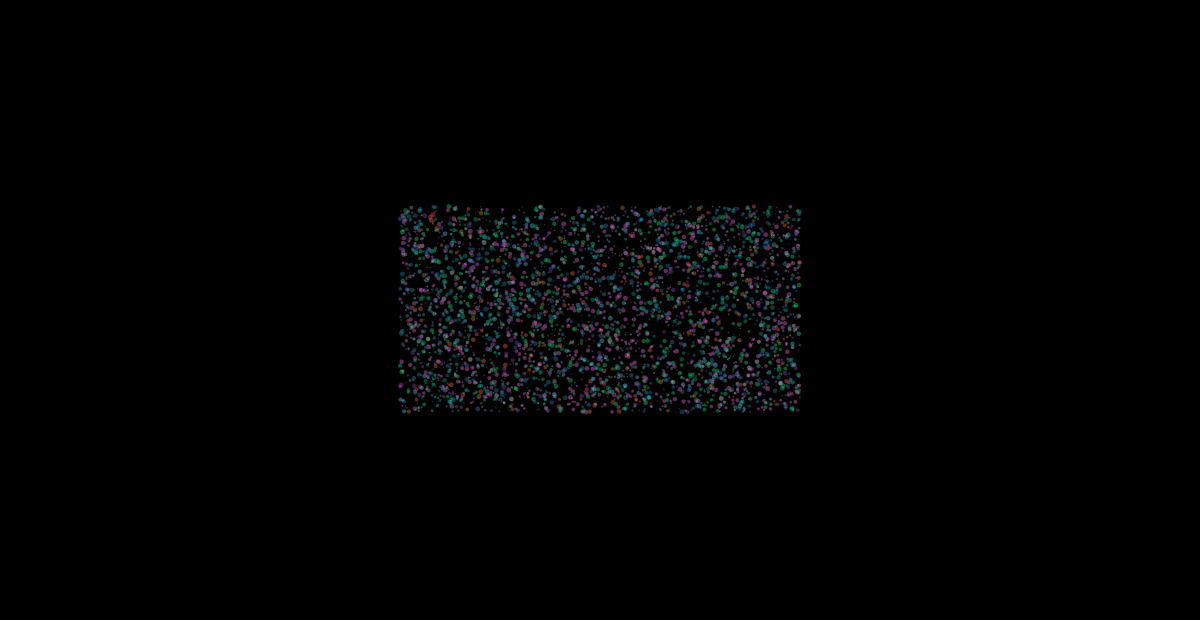
Frame 1 (no input)
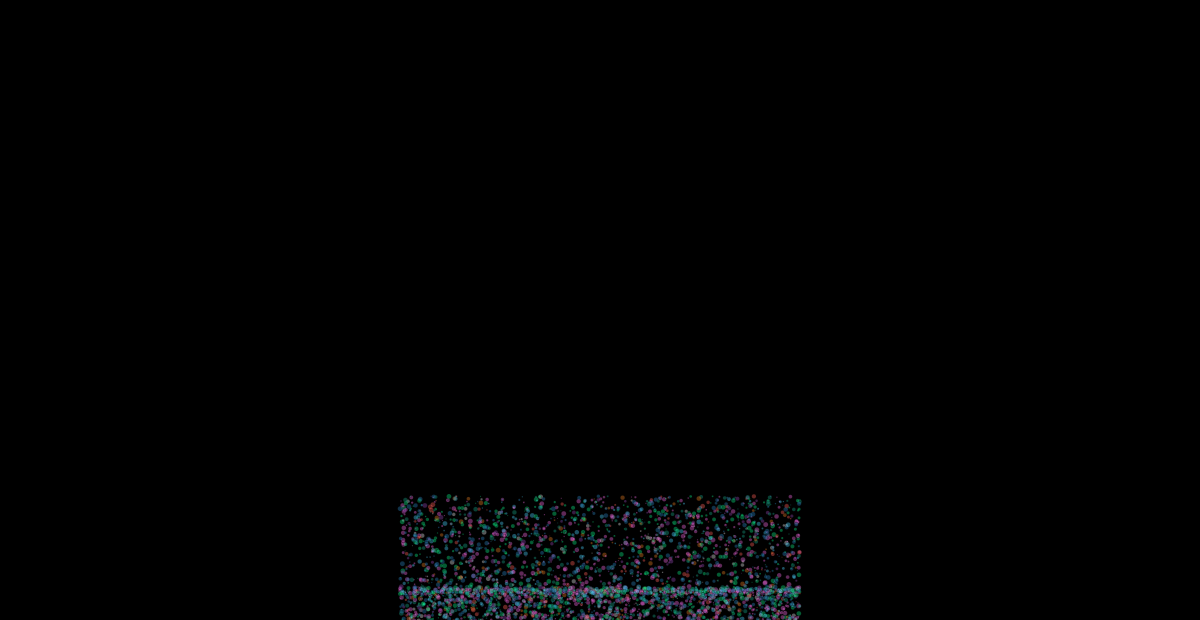
Frame 60 (the mouse pressed at the canvas centre just before this capture)
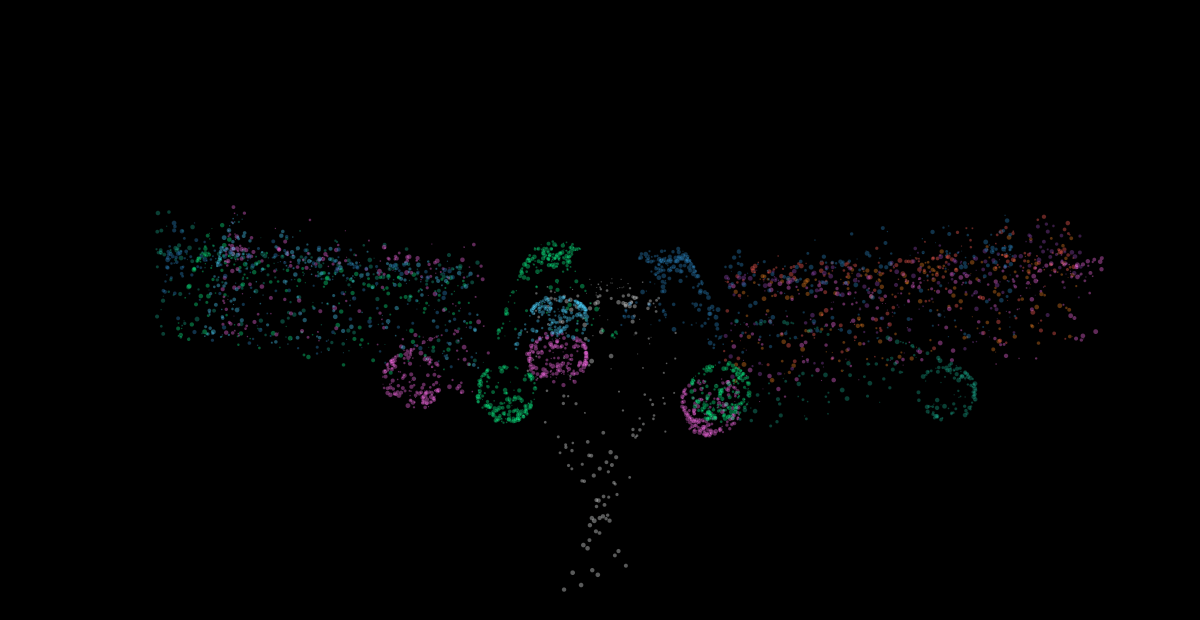
Frame 120 (the mouse held since frame 60 and released just before this capture)

The Processing sketch that drew these frames (run headless with seeded random() and noise(); from frame 60 on, the mouse is pressed at the canvas centre):

// Processing sketch: ProyectoDIP4
// ── ProyectoDIP4.pde
import java.util.Random;
Random rnd = new Random();

Ball[][] all;
PVector gravity;
float t = .4;// modifica el vector y de la gravedad
float margenDerecho; //describe el limite a la derecha
float margenIzquierdo; // describe el limite a la izquierda
float margenTop; //margen superior
float[] randX;
float[] randY;
color[] colores = {#16a085, //verde
						 #e67e22, //naranja
						 #c0392b, //rojo
						 #2980b9, //azul
						 #f1c40f, //amarillo
						 #8e44ad, //morado
						 #f368e0, //rosa
						 #ff5e57, //rojo claro
						 #0be881, //verde claro
						 #4bcffa, //azul claro
						 #f53b57 //rosa fuerte
						};

void settings() 
{
	size(1200,620);
	//fullScreen();
	margenDerecho = floor((width-width/10));
	margenIzquierdo = floor((width/10));
	margenTop = floor((height/10));
}


void setup()
{
	//........[nball][particles/ball]
	all = new Ball[20][200]; //menos part mas rapido mueve
	randX = new float[all.length];
	randY = new float[all.length];
	
	for(int i = 0; i < all.length; i++)
	{
		int index = floor(random(0, colores.length-1));
		randY[i] = 0.0;
		randX[i] = 0.0;
		for(int j = 0; j < all[0].length; j++)
		{
			switch(i)
			{
				case 0:
					all[i][j] = new Ball(#E4E5E5); // blanco grisoso
				break;
				default:
					all[i][j] = new Ball(colores[index]);
				break;
			}
		}
	}

	for(int i = 0; i < randX.length; i++)
	{
		if(i > 0)
		{
			do
			{
				println("sigo buscando");
				randY[i] = random(margenTop,height/1.5);

				randX[i] = (float) rnd.nextGaussian();
				randX[i] *= margenDerecho/margenIzquierdo;
				randX[i] += random(width/10,width-100);
			}while(abs(randX[i-1]-randX[i]) < 150 || abs(randY[i-1]-randY[i]) < 150);
		}
	}

}

void draw()
{
	background(0);
	

	for(int i = 0; i < all.length; i++)
	{
		for(Ball b : all[i])
		{
			switch(i)
			{
				case 0:
					b.centroG(mouseX, mouseY, false);
					break;
				default :
					b.centroG(randX[i], randY[i], true);
					break;     
			}
			b.move();
			b.display();
		}
	}
}

// ── Ball.pde
class Ball
{
	PVector location;
	PVector velocity;
	PVector acceleration;
	float mass;
	color c;
	PVector centro;

	Ball(color c)
	{
		location = new PVector(random(width/3) + width/3,random(height/3) + height/3);
		velocity = new PVector(0,0);
		acceleration = new PVector(0,0);
		mass = random(1,5);
		this.c = c;
	}

	void move()
	{
		//acceleration.x = constrain(acceleration.x,-1,1);
		//acceleration.y = constrain(acceleration.y,-1,1);
		velocity.add(acceleration);
		location.add(velocity);
		velocity.x = constrain(velocity.x,-5,5);
		velocity.y = constrain(velocity.y,-5,5);
		acceleration.mult(0);
	}

	void bounce()
	{
		if((location.x > width - mass) || (location.x < mass)) velocity.x *= -1;
		if((location.y > height - mass) || (location.y < mass)) velocity.y *= -1;
	}

	void addForce(PVector force)
	{
		PVector f = PVector.div(force,mass);
		acceleration.add(f);
	}

	void display()
	{
		stroke(0);
		strokeWeight(0);
		fill(c,100);
		ellipse(location.x,location.y,mass,mass);
	}

	void centroG(float x, float y, boolean m)
	{
		//Declare forces
		centro = new PVector(x, y);
		//PVector friction = b.velocity.copy();
		gravity = new PVector(0,t);
		gravity.mult(mass);
		//Let's add gravity and friction
		if((mouseX < width && mouseX > 0) && (mouseY < height && mouseY > 0))
		{
			centro = centro.sub(location);
			if(keyCode == 'E') centro.setMag(.2);
			else if(keyCode == 'C') centro.setMag(.9*mass);
			else if(m) centro.setMag(.9*mass);
			else if(keyCode == 'G')
			{
				location.x = mouseX;
				location.y = mouseY;
			}
			else if(!m) centro.setMag(.9);
			addForce(centro);
		}
		else
		{
			addForce(gravity);
			bounce();    
		}
	}
}

// ── Liquid.pde
class Liquid
{
	float x, y, w, h;
	Liquid(float x_, float y_, float w_, float h_)
	{
		x = x_;
		y = y_;
		w = w_;
		h = h_;
	}
	
	void display()
	{
		fill(0,0,100);
		rect(x,y,w,h);
	}

	PVector drag(Ball b)
	{
		PVector dragForce;
		dragForce = b.velocity.copy();
		dragForce = dragForce.normalize().mult(-.5*b.velocity.mag()*b.velocity.mag()*.2);
		
		return dragForce;
	}
	
	boolean contains(Ball b)
	{
		if(b.location.x >= x && b.location.x <= x + w && b.location.y >= y && b.location.y <= y + h) return true;
		else return false;
	}
}
